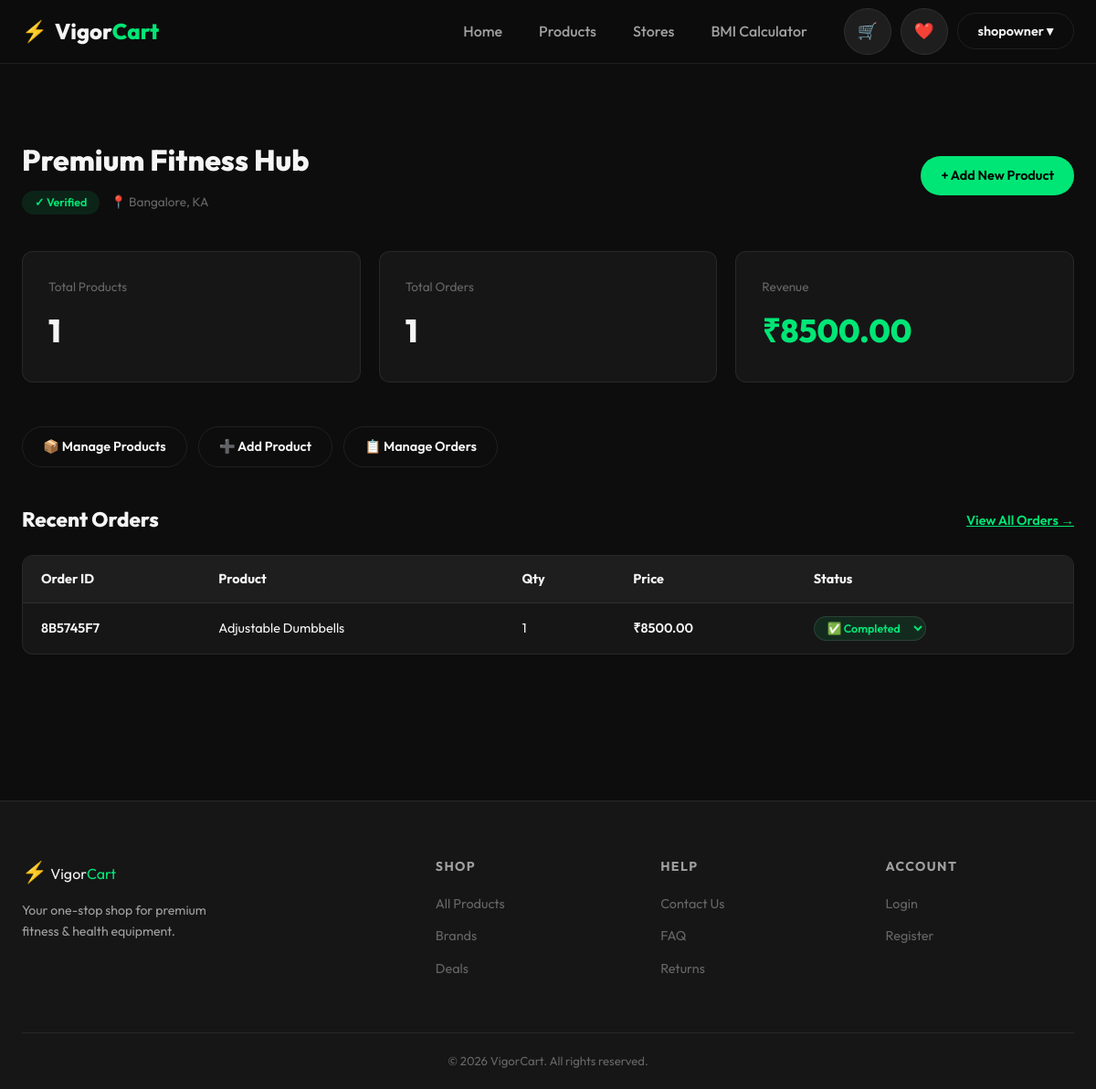
Page /shop/dashboard/ (signed in) on the committed database.
### store/models.py (models this page shows, shortened)
class User(AbstractUser):
    IS_CUSTOMER = 'customer'
    IS_SHOP_OWNER = 'shop_owner'
    IS_ADMIN = 'admin'
    ROLE_CHOICES = [
        (IS_CUSTOMER, 'Customer'),
        (IS_SHOP_OWNER, 'Shop Owner'),
        (IS_ADMIN, 'Admin'),
    ]
    role = models.CharField(max_length=20, choices=ROLE_CHOICES, default=IS_CUSTOMER)
    phone_number = models.CharField(max_length=100, blank=True, null=True)
    address = models.TextField(blank=True, null=True)
    email = models.EmailField(unique=True)

class Shop(models.Model):
    owner = models.ForeignKey(User, on_delete=models.CASCADE, related_name='owned_shops', null=True)
    name = models.CharField(max_length=255)
    email = models.EmailField(unique=True)
    password = models.CharField(max_length=255)
    phone_number = models.CharField(max_length=100)
    opening_hours = models.CharField(max_length=100)
    location = models.CharField(max_length=100)
    status = models.CharField(max_length=20, default='Pending') # Default status
    is_verified = models.BooleanField(default=False)

class OrderItem(models.Model):
    order = models.ForeignKey(Order, on_delete=models.CASCADE, related_name='items')
    product = models.ForeignKey(Product, on_delete=models.CASCADE)
    price = models.DecimalField(max_digits=10, decimal_places=2)
    quantity = models.PositiveIntegerField()

class Order(models.Model):
    PAYMENT_PENDING = 'Pending'
    PAYMENT_COMPLETED = 'Completed'
    PAYMENT_CANCELLED = 'Cancelled'
    ORDER_STATUS_CHOICES = [
        (PAYMENT_PENDING, 'Pending'),
        (PAYMENT_COMPLETED, 'Completed'),
        (PAYMENT_CANCELLED, 'Cancelled'),
    ]
    o_id = models.CharField(max_length=50, unique=True)
    user = models.ForeignKey(User, on_delete=models.CASCADE, related_name='orders')
    email = models.EmailField()
    delivery_address = models.TextField()
    delivery_status = models.CharField(max_length=100, choices=ORDER_STATUS_CHOICES, default=PAYMENT_PENDING)
    total_amount = models.DecimalField(max_digits=10, decimal_places=2)
    created_at = models.DateTimeField(auto_now_add=True)

class Product(models.Model):
    p_name = models.CharField(max_length=255)
    asset_id = models.CharField(max_length=100, blank=True, null=True)
    description = models.TextField(blank=True, null=True)
    size = models.CharField(max_length=100, blank=True, null=True)
    detail = models.TextField(blank=True, null=True)
    price = models.DecimalField(max_digits=10, decimal_places=2)
    stock_availability = models.IntegerField(default=0)
    shop = models.ForeignKey(Shop, on_delete=models.CASCADE, related_name='products', null=True)
    category = models.ForeignKey(Category, on_delete=models.SET_NULL, null=True, related_name='products')
    image = models.ImageField(upload_to='products/', null=True, blank=True)
    created_at = models.DateTimeField(auto_now_add=True)

### store/views.py (the view)
# urls.py: path('shop/dashboard/', views.shop_dashboard, name='shop_dashboard'),
@shop_owner_required
def shop_dashboard(request):
    shop = request.user.owned_shops.first()
    if not shop:
        messages.info(request, "You haven't registered a shop yet.")
        return redirect('shop_register')
    products_count = shop.products.count()
    orders_count = OrderItem.objects.filter(product__shop=shop).count()
    revenue = sum(
        item.price * item.quantity
        for item in OrderItem.objects.filter(
            product__shop=shop, order__delivery_status=Order.PAYMENT_COMPLETED
        )
    )
    recent_orders = OrderItem.objects.filter(
        product__shop=shop
    ).select_related('order', 'product').order_by('-order__created_at')[:10]
    return render(request, 'store/shop_dashboard.html', {
        'shop': shop,
        'products_count': products_count,
        'orders_count': orders_count,
        'revenue': revenue,
        'recent_orders': recent_orders,
    })

### store/views.py (called while the page is built)
def shop_owner_required(view_func):
    @wraps(view_func)
    def _wrapped_view(request, *args, **kwargs):
        if not request.user.is_authenticated or request.user.role != User.IS_SHOP_OWNER:
            messages.error(request, 'Access denied. Shop Owner account required.')
            return redirect('home')
        return view_func(request, *args, **kwargs)
    return _wrapped_view

### store/templates/store/shop_dashboard.html (shortened to what this page needs)
{% extends 'store/base.html' %}
{% block content %}
<section class="section">
    <div class="container">
        <div
            style="display:flex;align-items:center;justify-content:space-between;margin-bottom:40px;flex-wrap:wrap;gap:16px;">
            <div>
                <h1 style="font-size:2rem;font-weight:800;">{{ shop.name }}</h1>
                <div style="display:flex;align-items:center;gap:12px;margin-top:8px;">
                    <span style="padding:3px 14px;border-radius:50px;font-size:0.78rem;font-weight:600;
          background:{% if shop.is_verified %}rgba(0,230,118,0.1){% else %}rgba(255,171,64,0.1){% endif %};
          color:{% if shop.is_verified %}var(--primary){% else %}#ffab40{% endif %};">
                        {% if shop.is_verified %}✓ Verified{% else %}⏳ Pending Verification{% endif %}
                    </span>
                    <span style="color:var(--text-muted);font-size:0.85rem;">📍 {{ shop.location }}</span>
                </div>
            </div>
            <a href="{% url 'add_product' %}" class="btn btn-primary">+ Add New Product</a>
        </div>
        <div style="display:grid;grid-template-columns:repeat(3,1fr);gap:20px;margin-bottom:48px;">
            <div
                style="background:var(--bg-card);border:1px solid var(--border);border-radius:var(--radius);padding:28px;">
                <div style="font-size:0.85rem;color:var(--text-muted);margin-bottom:8px;">Total Products</div>
                <div style="font-size:2.2rem;font-weight:800;">{{ products_count }}</div>
            </div>
            <div
                style="background:var(--bg-card);border:1px solid var(--border);border-radius:var(--radius);padding:28px;">
                <div style="font-size:0.85rem;color:var(--text-muted);margin-bottom:8px;">Total Orders</div>
                <div style="font-size:2.2rem;font-weight:800;">{{ orders_count }}</div>
            </div>
            <div
                style="background:var(--bg-card);border:1px solid var(--border);border-radius:var(--radius);padding:28px;">
                <div style="font-size:0.85rem;color:var(--text-muted);margin-bottom:8px;">Revenue</div>
                <div style="font-size:2.2rem;font-weight:800;color:var(--primary);">₹{{ revenue }}</div>
            </div>
        </div>
        <div style="display:flex;gap:12px;margin-bottom:40px;flex-wrap:wrap;">
            <a href="{% url 'manage_products' %}" class="btn btn-outline">📦 Manage Products</a>
            <a href="{% url 'add_product' %}" class="btn btn-outline">➕ Add Product</a>
            <a href="{% url 'shop_orders' %}" class="btn btn-outline">📋 Manage Orders</a>
        </div>
        <div style="display:flex;align-items:center;justify-content:space-between;margin-bottom:20px;">
            <h2 style="font-size:1.4rem;font-weight:800;margin:0;">Recent Orders</h2>
            {% if recent_orders %}
            <a href="{% url 'shop_orders' %}" style="font-size:0.9rem;color:var(--primary);font-weight:600;text-decoration:underline;">View All Orders →</a>
            {% endif %}
        </div>
        {% if recent_orders %}
        <div
            style="background:var(--bg-card);border:1px solid var(--border);border-radius:var(--radius);overflow:hidden;">
            <table style="width:100%;border-collapse:collapse;font-size:0.9rem;">
                <thead>
                    <tr style="background:var(--bg-elevated);text-align:left;">
                        <th style="padding:14px 20px;font-weight:700;">Order ID</th>
                        <th style="padding:14px 20px;font-weight:700;">Product</th>
                        <th style="padding:14px 20px;font-weight:700;">Qty</th>
                        <th style="padding:14px 20px;font-weight:700;">Price</th>
                        <th style="padding:14px 20px;font-weight:700;">Status</th>
                    </tr>
                </thead>
                <tbody>
                    {% for item in recent_orders %}
                    <tr style="border-top:1px solid var(--border);">
                        <td style="padding:14px 20px;font-weight:600;">{{ item.order.o_id }}</td>
                        <td style="padding:14px 20px;">{{ item.product.p_name }}</td>
                        <td style="padding:14px 20px;">{{ item.quantity }}</td>
                        <td style="padding:14px 20px;font-weight:600;">₹{{ item.price }}</td>
                        <td style="padding:14px 20px;">
                            <form method="POST" action="{% url 'update_order_status' item.order.o_id %}" style="display:inline;">
                                <select name="status" onchange="this.form.submit()" style="
                                    padding:4px 10px;
                                    border-radius:50px;
                                    font-family:var(--font);
                                    font-size:0.78rem;
                                    font-weight:600;
                                    cursor:pointer;
                                    outline:none;
                                    border:1px solid rgba(255,255,255,0.1);
                                    background:{% if item.order.delivery_status == 'Completed' %}rgba(0,230,118,0.1){% elif item.order.delivery_status == 'Cancelled' %}rgba(255,77,77,0.1){% else %}rgba(255,171,64,0.1){% endif %};
                                    color:{% if item.order.delivery_status == 'Completed' %}var(--primary){% elif item.order.delivery_status == 'Cancelled' %}var(--danger){% else %}#ffab40{% endif %};
                                ">
                                    <option value="Completed" {% if item.order.delivery_status == 'Completed' %}selected{% endif %} style="background:var(--bg-card); color:var(--primary);">✅ Completed</option>
                                </select>
                            </form>
                        </td>
                    </tr>
                    {% endfor %}
                </tbody>
            </table>
        </div>
        {% else %}
        <div
            style="text-align:center;padding:60px;color:var(--text-muted);background:var(--bg-card);border:1px solid var(--border);border-radius:var(--radius);">
            <div style="font-size:3rem;margin-bottom:12px;">📋</div>
            <p>No orders yet. Once customers purchase your products, orders will appear here.</p>
        </div>
        {% endif %}
    </div>
</section>
{% endblock %}

### store/templates/store/base.html (shortened to what this page needs)
{% load static %}
<!DOCTYPE html>
<html lang="en">
<head>
  <link rel="stylesheet" href="{% static 'store/css/index.css' %}">
</head>
<body>
  <nav class="navbar">
    <div class="nav-container">
      <a href="{% url 'home' %}" class="nav-logo">
        <span class="logo-icon">⚡</span>
        <span class="logo-text">Vigor<span class="logo-accent">Cart</span></span>
      </a>
      <ul class="nav-links">
        <li><a href="{% url 'home' %}" class="nav-link">Home</a></li>
        <li><a href="{% url 'products' %}" class="nav-link">Products</a></li>
        <li><a href="{% url 'home' %}#stores" class="nav-link">Stores</a></li>
        <li><a href="{% url 'bmi' %}" class="nav-link">BMI Calculator</a></li>
      </ul>
      <div class="nav-actions">
        {% if user.is_authenticated %}
        <a href="{% url 'cart' %}" class="btn btn-icon" title="Cart">🛒</a>
        <a href="{% url 'wishlist' %}" class="btn btn-icon" title="Wishlist">❤️</a>
        <div class="nav-dropdown">
          <button class="btn btn-outline">{{ user.username }} ▾</button>
        </div>
        {% else %}
        <a href="{% url 'login' %}" class="btn btn-outline">Login</a>
        <a href="{% url 'register' %}" class="btn btn-primary">Sign Up</a>
        {% endif %}
      </div>
    </div>
  </nav>
  <main>
    {% block content %}{% endblock %}
  </main>
  <footer class="footer">
    <div class="footer-container">
      <div class="footer-brand">
        <span class="logo-icon">⚡</span>
        <span class="logo-text">Vigor<span class="logo-accent">Cart</span></span>
        <p>Your one-stop shop for premium fitness & health equipment.</p>
      </div>
      <div class="footer-links">
        <h4>Shop</h4>
        <ul>
          <li><a href="{% url 'products' %}">All Products</a></li>
          <li><a href="#">Brands</a></li>
          <li><a href="#">Deals</a></li>
        </ul>
      </div>
      <div class="footer-links">
        <h4>Help</h4>
        <ul>
          <li><a href="#">Contact Us</a></li>
          <li><a href="#">FAQ</a></li>
          <li><a href="#">Returns</a></li>
        </ul>
      </div>
      <div class="footer-links">
        <h4>Account</h4>
        <ul>
          <li><a href="{% url 'login' %}">Login</a></li>
          <li><a href="{% url 'register' %}">Register</a></li>
        </ul>
      </div>
    </div>
    <div class="footer-bottom">
      <p>© 2026 VigorCart. All rights reserved.</p>
    </div>
  </footer>
</body>
</html>

### store/static/store/css/index.css (style rules this page uses)
:root { --primary: #00e676; --primary-dark: #00c853; --primary-glow: rgba(0, 230, 118, 0.25); --bg-dark: #0d0d0d; --bg-card: #161616; --bg-elevated: #1e1e1e; --text-primary: #f5f5f5; --text-secondary: #a0a0a0; --text-muted: #666; --border: rgba(255, 255, 255, 0.08); --danger: #ff4d4d; --warning: #ffab40; --shadow-card: 0 4px 24px rgba(0, 0, 0, 0.5); --shadow-glow: 0 0 24px var(--primary-glow); --radius: 12px; --radius-sm: 8px; --radius-pill: 50px; --nav-height: 70px; --transition: 0.25s ease; --font: 'Outfit', sans-serif; }
*, *::before, *::after { box-sizing: border-box; margin: 0; padding: 0; }
html { scroll-behavior: smooth; }
body { font-family: var(--font); background-color: var(--bg-dark); color: var(--text-primary); min-height: 100vh; line-height: 1.6; -webkit-font-smoothing: antialiased; }
a { text-decoration: none; color: inherit; }
ul { list-style: none; }
.navbar { position: sticky; top: 0; z-index: 1000; background: rgba(13, 13, 13, 0.9); backdrop-filter: blur(16px); -webkit-backdrop-filter: blur(16px); border-bottom: 1px solid var(--border); height: var(--nav-height); }
.nav-container { max-width: 1280px; margin: 0 auto; height: 100%; padding: 0 24px; display: flex; align-items: center; gap: 24px; }
.nav-logo { display: flex; align-items: center; gap: 8px; font-size: 1.5rem; font-weight: 800; flex-shrink: 0; }
.logo-icon { font-size: 1.4rem; }
.logo-accent { color: var(--primary); }
.nav-links { display: flex; gap: 8px; margin-left: auto; }
.nav-link { padding: 8px 16px; border-radius: var(--radius-pill); font-weight: 500; color: var(--text-secondary); transition: color var(--transition), background var(--transition); }
.nav-actions { display: flex; align-items: center; gap: 10px; flex-shrink: 0; }
.nav-dropdown { position: relative; }
.btn { display: inline-flex; align-items: center; justify-content: center; gap: 8px; padding: 10px 22px; border-radius: var(--radius-pill); font-family: var(--font); font-size: 0.9rem; font-weight: 600; cursor: pointer; border: none; transition: all var(--transition); white-space: nowrap; }
.btn-primary { background: var(--primary); color: #000; }
.btn-outline { background: transparent; color: var(--text-primary); border: 1px solid var(--border); }
.btn-icon { background: var(--bg-elevated); border: 1px solid var(--border); padding: 10px 14px; font-size: 1.1rem; border-radius: var(--radius-pill); }
.section { padding: 80px 24px; }
.container { max-width: 1280px; margin: 0 auto; }
.footer { background: var(--bg-card); border-top: 1px solid var(--border); padding: 60px 24px 0; margin-top: 80px; }
.footer-container { max-width: 1280px; margin: 0 auto; display: grid; grid-template-columns: 2fr 1fr 1fr 1fr; gap: 40px; padding-bottom: 48px; }
.footer-brand p { font-size: 0.88rem; color: var(--text-secondary); margin-top: 12px; max-width: 240px; line-height: 1.6; }
.footer-links h4 { font-size: 0.88rem; font-weight: 700; text-transform: uppercase; letter-spacing: 0.1em; margin-bottom: 16px; color: var(--text-secondary); }
.footer-links ul li { margin-bottom: 10px; }
.footer-links ul li a { font-size: 0.9rem; color: var(--text-muted); transition: color var(--transition); }
.footer-bottom { border-top: 1px solid var(--border); padding: 20px 0; text-align: center; font-size: 0.82rem; color: var(--text-muted); }

### rows in the picture
User: username "shopowner"
Shop: name "Premium Fitness Hub", location "Bangalore, KA"
OrderItem: order.o_id "8B5745F7", product.p_name "Adjustable Dumbbells", quantity "1", price "8500.00", status "✅ Completed"

### other values in the picture
{{ products_count }} "1"
{{ orders_count }} "1"
{{ revenue }} "8500.00"
